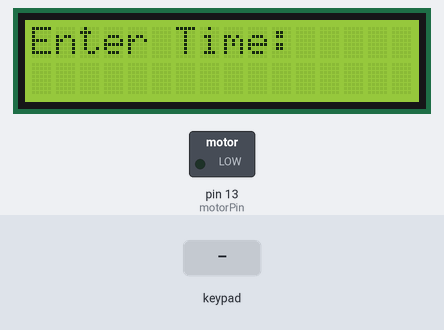
The sketch below on a simulated Arduino Uno, built with avr-gcc and run on an emulated ATmega328P. Parts: 16×2 character LCD, switched loads named in the sketch (green lamp = pin HIGH). Inputs (shaded band) come from the test bench.

Above: at 1.2 s.
1.3 s: keypad keys 9 8 7 6 # pressed 0.4 s apart
At 4.3 s:
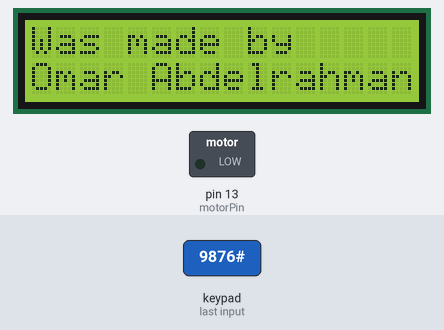
6.3 s: key 'A' pressed
At 8.1 s:
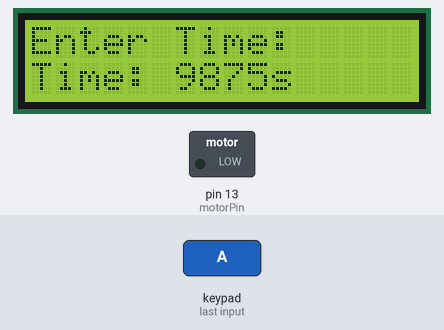
9.3 s: key '1' pressed
At 9.9 s:
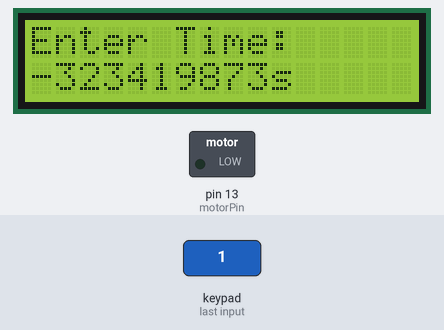
10.8 s: keypad keys 9 8 7 6 pressed 0.4 s apart
At 13.1 s:
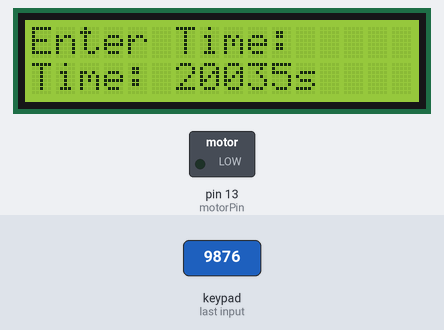
13.9 s: key 'C' pressed
At 14.6 s:
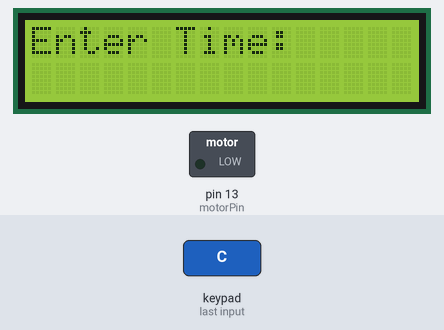
15.4 s: key '#' pressed
At 16.2 s:
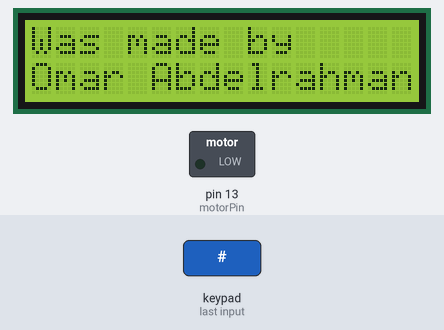
Timing chart, 0 to 18.4 s (numbered marks = the images above; inputs shaded):
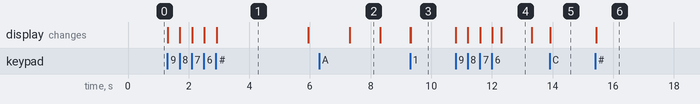

The sketch:

fantimerarduino1.ino
```cpp
#include <Keypad.h>
#include <Adafruit_LiquidCrystal.h>

const byte ROWS = 4;
const byte COLS = 4;

char keys[ROWS][COLS] = {
  {'1', '2', '3', 'A'},
  {'4', '5', '6', 'B'},
  {'7', '8', '9', 'C'},
  {'*', '0', '#', 'D'}
};

byte rowPins[ROWS] = {9, 8, 7, 6};
byte colPins[COLS] = {5, 4, 3, 2};

Keypad keypad = Keypad(makeKeymap(keys), rowPins, colPins, ROWS, COLS);
Adafruit_LiquidCrystal lcd(0);
int seconds = 0;
bool timerRunning = false;
bool timerPaused = false;
unsigned long previousMillis = 0;
const long interval = 1000;
const int motorPin = 13;
bool showOmarCredits = false;

void resetTimer();
void startTimer();
void pauseTimer();
void add10Seconds();
void enterTime(char key);
void displayTimerValue();
void runMotor(int duration);

void setup() {
  lcd.begin(16, 2);
  lcd.setBacklight(1);
  lcd.print("Enter Time: ");
  pinMode(motorPin, OUTPUT);
}

void loop() {
  char key = keypad.getKey();
  if (key) {
    if (key == 'A') startTimer();
    else if (key == 'B') pauseTimer();
    else if (key == 'C') resetTimer();
    else if (key == 'D') add10Seconds();
    else if (key == '#') showOmarCredits = true;
    else if (key >= '0' && key <= '9') enterTime(key);
  }

  unsigned long currentMillis = millis();
  if (timerRunning && !timerPaused && currentMillis - previousMillis >= interval) {
    previousMillis = currentMillis;
    if (seconds > 0) {
      seconds--;
      lcd.setCursor(0, 1);
      lcd.print("Time: ");
      lcd.print(seconds);
      lcd.print("s   ");
    } else if (seconds == 0 && timerRunning) {
      timerRunning = false;
      lcd.clear();
      lcd.print("Time's up!");
      runMotor(5000);
      delay(2000);
      lcd.clear();
      lcd.print("Enter Time: ");
    }
  }

  if (showOmarCredits) {
    lcd.clear();
    lcd.print("Was made by");
    lcd.setCursor(0, 1);
    lcd.print("Omar Abdelrahman");
    delay(3000);
    lcd.clear();
    lcd.print("Enter Time: ");
    showOmarCredits = false;
  }
}

void resetTimer() {
  seconds = 0;
  timerRunning = false;
  timerPaused = false;
  lcd.clear();
  lcd.print("Enter Time: ");
}

void startTimer() {
  if (seconds > 0) {
    timerRunning = true;
    timerPaused = false;
    previousMillis = millis();
  }
}

void pauseTimer() {
  if (timerRunning) timerPaused = !timerPaused;
}

void add10Seconds() {
  seconds += 10;
  lcd.setCursor(0, 1);
  lcd.print(seconds);
}

void enterTime(char key) {
  seconds = seconds * 10 + (key - '0');
  lcd.setCursor(0, 1);
  lcd.print(seconds);
}

void displayTimerValue() {
  lcd.setCursor(0, 1);
  lcd.print("Set: ");
  lcd.print(seconds);
  lcd.print("s ");
}

void runMotor(int duration) {
  digitalWrite(motorPin, HIGH);
  delay(duration);
  digitalWrite(motorPin, LOW);
}
```

Measured:
- after the input at 1.3 s, the display: first changes at once (image 1 shows a later state)
- after the input at 6.3 s, the display: changes after 1.0 s (image 2)
- after the input at 9.3 s, the display: first differs from a run without the input at once (image 3)
- after the input at 10.8 s, the display: first changes at once (image 4 shows a later state)
- after the input at 13.9 s, the display: changes at once (image 5)
- after the input at 15.4 s, the display: changes at once (image 6)
- what the display in image 1 shows lasts 3.0 s, from 2.9 s to 5.9 s
